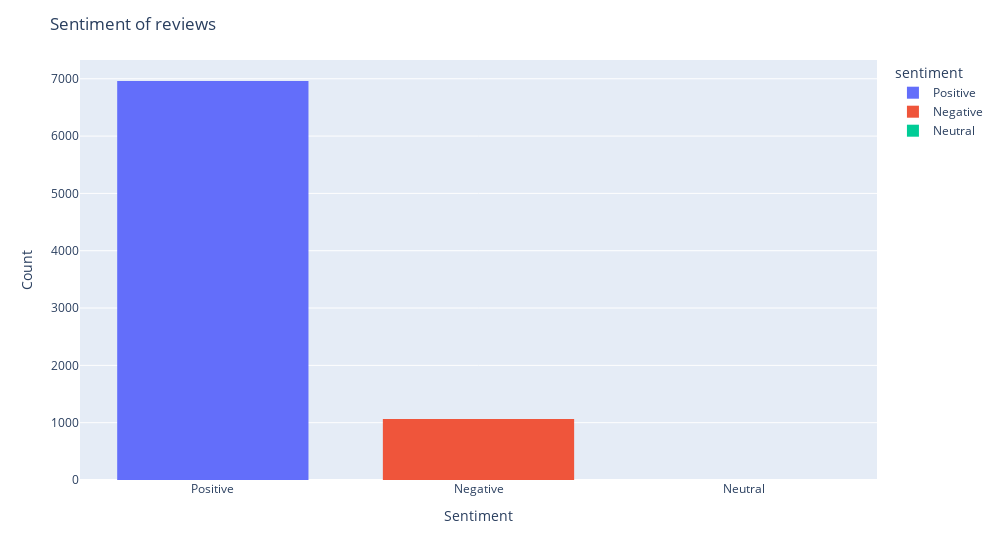

Notebook code cell kept with this figure:
### Code cell
fig = px.histogram(df, x="sentiment",color="sentiment", width=1000)
fig.update_layout(
    title_text='Sentiment of reviews', # title of plot
    xaxis_title_text='Sentiment', # xaxis label
    yaxis_title_text='Count', # yaxis label
    bargap=0.2,
    bargroupgap=0.1
)
fig.show()

### Figure 1 — Plotly figure (JSON) as saved in the notebook; plotly's stock layout.template omitted (floating-point values rounded to 4 significant figures; data arrays with more than 128 entries replaced by an {"elided": "..."} marker saying what was removed)
{"data": [{"alignmentgroup": "True", "bingroup": "x", "hovertemplate": "sentiment=%{x}<br>count=%{y}<extra></extra>", "legendgroup": "Positive", "marker": {"color": "#636efa", "pattern": {"shape": ""}}, "name": "Positive", "offsetgroup": "Positive", "orientation": "v", "showlegend": true, "x": {"elided": "6961 str values"}, "xaxis": "x", "yaxis": "y", "type": "histogram"}, {"alignmentgroup": "True", "bingroup": "x", "hovertemplate": "sentiment=%{x}<br>count=%{y}<extra></extra>", "legendgroup": "Negative", "marker": {"color": "#EF553B", "pattern": {"shape": ""}}, "name": "Negative", "offsetgroup": "Negative", "orientation": "v", "showlegend": true, "x": {"elided": "1063 str values"}, "xaxis": "x", "yaxis": "y", "type": "histogram"}, {"alignmentgroup": "True", "bingroup": "x", "hovertemplate": "sentiment=%{x}<br>count=%{y}<extra></extra>", "legendgroup": "Neutral", "marker": {"color": "#00cc96", "pattern": {"shape": ""}}, "name": "Neutral", "offsetgroup": "Neutral", "orientation": "v", "showlegend": true, "x": ["Neutral", "Neutral"], "xaxis": "x", "yaxis": "y", "type": "histogram"}], "layout": {"xaxis": {"anchor": "y", "domain": [0.0, 1.0], "title": {"text": "Sentiment"}, "categoryorder": "array", "categoryarray": ["Positive", "Negative", "Neutral"]}, "yaxis": {"anchor": "x", "domain": [0.0, 1.0], "title": {"text": "Count"}}, "legend": {"title": {"text": "sentiment"}, "tracegroupgap": 0}, "margin": {"t": 60}, "barmode": "relative", "width": 1000, "title": {"text": "Sentiment of reviews"}, "bargap": 0.2, "bargroupgap": 0.1}}
